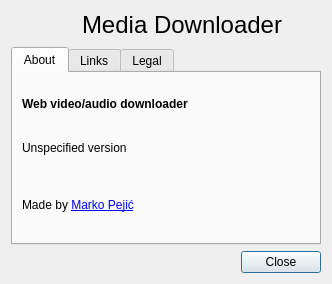
<?xml version="1.0" encoding="UTF-8"?>
<ui version="4.0">
 <class>AboutDialog</class>
 <widget class="QDialog" name="AboutDialog">
  <property name="windowTitle">
   <string>About</string>
  </property>
  <layout class="QVBoxLayout" name="verticalLayout">
   <property name="sizeConstraint">
    <enum>QLayout::SizeConstraint::SetFixedSize</enum>
   </property>
   <item>
    <layout class="QHBoxLayout" name="headerLayout">
     <item>
      <widget class="QLabel" name="appIconLabel">
       <property name="maximumSize">
        <size>
         <width>65</width>
         <height>65</height>
        </size>
       </property>
       <property name="pixmap">
        <pixmap>:icon.png</pixmap>
       </property>
       <property name="scaledContents">
        <bool>true</bool>
       </property>
      </widget>
     </item>
     <item>
      <widget class="QLabel" name="appNameLabel">
       <property name="font">
        <font>
         <pointsize>18</pointsize>
         <fontweight>ExtraBold</fontweight>
        </font>
       </property>
       <property name="text">
        <string>Media Downloader</string>
       </property>
       <property name="margin">
        <number>4</number>
       </property>
      </widget>
     </item>
    </layout>
   </item>
   <item>
    <spacer name="horizontalSpacer1">
     <property name="orientation">
      <enum>Qt::Orientation::Horizontal</enum>
     </property>
     <property name="sizeHint" stdset="0">
      <size>
       <width>40</width>
       <height>2</height>
      </size>
     </property>
    </spacer>
   </item>
   <item>
    <widget class="QTabWidget" name="tabWidget">
     <widget class="QWidget" name="aboutTab">
      <attribute name="title">
       <string>About</string>
      </attribute>
      <layout class="QVBoxLayout" name="verticalLayout_3">
       <property name="spacing">
        <number>0</number>
       </property>
       <item>
        <widget class="QLabel" name="descriptionLabel">
         <property name="font">
          <font>
           <bold>true</bold>
          </font>
         </property>
         <property name="text">
          <string>Web video/audio downloader</string>
         </property>
         <property name="textInteractionFlags">
          <set>Qt::TextInteractionFlag::LinksAccessibleByMouse|Qt::TextInteractionFlag::TextSelectableByMouse</set>
         </property>
        </widget>
       </item>
       <item>
        <widget class="QLabel" name="versionLabel">
         <property name="text">
          <string>Unspecified version</string>
         </property>
         <property name="textInteractionFlags">
          <set>Qt::TextInteractionFlag::LinksAccessibleByMouse|Qt::TextInteractionFlag::TextSelectableByMouse</set>
         </property>
        </widget>
       </item>
       <item>
        <spacer name="verticalSpacer">
         <property name="orientation">
          <enum>Qt::Orientation::Vertical</enum>
         </property>
         <property name="sizeType">
          <enum>QSizePolicy::Policy::Fixed</enum>
         </property>
         <property name="sizeHint" stdset="0">
          <size>
           <width>0</width>
           <height>12</height>
          </size>
         </property>
        </spacer>
       </item>
       <item>
        <widget class="QLabel" name="creditsLabel">
         <property name="text">
          <string>Made by &lt;a href=&quot;https://markopejic.com&quot;&gt;Marko Pejić&lt;/a&gt;</string>
         </property>
         <property name="openExternalLinks">
          <bool>true</bool>
         </property>
         <property name="textInteractionFlags">
          <set>Qt::TextInteractionFlag::LinksAccessibleByMouse|Qt::TextInteractionFlag::TextSelectableByMouse</set>
         </property>
        </widget>
       </item>
       <item>
        <spacer name="verticalSpacer_2">
         <property name="orientation">
          <enum>Qt::Orientation::Vertical</enum>
         </property>
         <property name="sizeType">
          <enum>QSizePolicy::Policy::Expanding</enum>
         </property>
        </spacer>
       </item>
      </layout>
     </widget>
     <widget class="QWidget" name="linksTab">
      <attribute name="title">
       <string>Links</string>
      </attribute>
      <layout class="QGridLayout" name="gridLayout">
       <item row="1" column="0">
        <widget class="QPushButton" name="donateButton">
         <property name="focusPolicy">
          <enum>Qt::FocusPolicy::NoFocus</enum>
         </property>
         <property name="text">
          <string>Donate</string>
         </property>
        </widget>
       </item>
       <item row="3" column="0">
        <widget class="QPushButton" name="supportedWebsitesButton">
         <property name="focusPolicy">
          <enum>Qt::FocusPolicy::NoFocus</enum>
         </property>
         <property name="text">
          <string>Supported Websites</string>
         </property>
        </widget>
       </item>
       <item row="1" column="1">
        <widget class="QPushButton" name="websiteButton">
         <property name="focusPolicy">
          <enum>Qt::FocusPolicy::NoFocus</enum>
         </property>
         <property name="text">
          <string>Website</string>
         </property>
        </widget>
       </item>
       <item row="2" column="0">
        <widget class="QPushButton" name="whatsNewButton">
         <property name="focusPolicy">
          <enum>Qt::FocusPolicy::NoFocus</enum>
         </property>
         <property name="text">
          <string>What's New</string>
         </property>
        </widget>
       </item>
       <item row="2" column="1">
        <widget class="QPushButton" name="issueReportButton">
         <property name="focusPolicy">
          <enum>Qt::FocusPolicy::NoFocus</enum>
         </property>
         <property name="text">
          <string>Report an Issue</string>
         </property>
        </widget>
       </item>
       <item row="3" column="1">
        <widget class="QPushButton" name="sourceCodeButton">
         <property name="focusPolicy">
          <enum>Qt::FocusPolicy::NoFocus</enum>
         </property>
         <property name="text">
          <string>Source Code</string>
         </property>
        </widget>
       </item>
      </layout>
     </widget>
     <widget class="QWidget" name="legalTab">
      <attribute name="title">
       <string>Legal</string>
      </attribute>
      <layout class="QHBoxLayout" name="horizontalLayout_3">
       <item>
        <widget class="QLabel" name="disclaimerLabel">
         <property name="text">
          <string>&lt;p&gt;Copyright © 2024-2026 Marko Pejić&lt;/p&gt;&lt;p&gt;Videos on YouTube and other sites may be subject to DMCA protection. The authors of Media Downloader do not endorse, and are not responsible for, the use of this application in means that will violate these laws. &lt;/p&gt;&lt;p&gt;This application comes with absolutely no warranty. See the &lt;a href=&quot;https://www.gnu.org/licenses/gpl-3.0.html&quot;&gt;GNU General Public License, version 3&lt;/a&gt; or later for details.&lt;/p&gt;</string>
         </property>
         <property name="alignment">
          <set>Qt::AlignmentFlag::AlignLeading|Qt::AlignmentFlag::AlignLeft|Qt::AlignmentFlag::AlignTop</set>
         </property>
         <property name="wordWrap">
          <bool>true</bool>
         </property>
         <property name="openExternalLinks">
          <bool>true</bool>
         </property>
         <property name="textInteractionFlags">
          <set>Qt::TextInteractionFlag::LinksAccessibleByMouse|Qt::TextInteractionFlag::TextSelectableByMouse</set>
         </property>
        </widget>
       </item>
      </layout>
     </widget>
    </widget>
   </item>
   <item alignment="Qt::AlignmentFlag::AlignRight">
    <widget class="QPushButton" name="closeDialogButton">
     <property name="text">
      <string>Close</string>
     </property>
     <property name="icon">
      <iconset theme="QIcon::ThemeIcon::WindowClose"/>
     </property>
    </widget>
   </item>
  </layout>
 </widget>
 <resources>
  <include location="icons.qrc"/>
 </resources>
 <connections/>
</ui>
